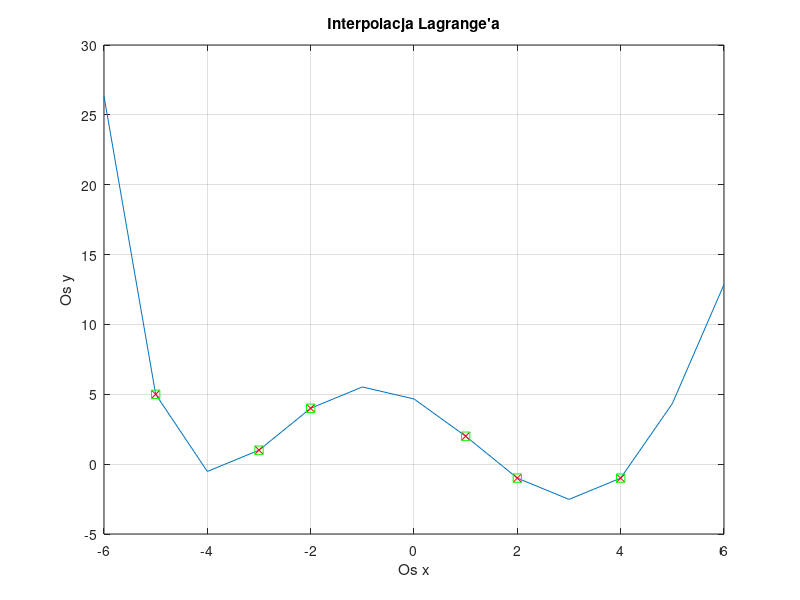

The MATLAB script that drew this image:
% Autor - Rafał Mastalerz
%Dane
w0=[-5,5];
w1=[-3,1];
w2=[1,2];
w3=[2,-1];
w4=[-2,4];
w5=[4,-1];

%Macierz wezlow
w = [w0;w1;w2;w3;w4;w5];

%Baza wielomianu Lagrange'a
fi = zeros(1,6);
fi(1)=(w(1,1)-w(2,1))*(w(1,1)-w(3,1))*(w(1,1)-w(4,1))*(w(1,1)-w(5,1))*(w(1,1)-w(6,1));
fi(2)=(w(2,1)-w(1,1))*(w(2,1)-w(3,1))*(w(2,1)-w(4,1))*(w(2,1)-w(5,1))*(w(2,1)-w(6,1));
fi(3)=(w(3,1)-w(2,1))*(w(3,1)-w(1,1))*(w(3,1)-w(4,1))*(w(3,1)-w(5,1))*(w(3,1)-w(6,1));
fi(4)=(w(4,1)-w(1,1))*(w(4,1)-w(2,1))*(w(4,1)-w(3,1))*(w(4,1)-w(5,1))*(w(4,1)-w(6,1));
fi(5)=(w(5,1)-w(1,1))*(w(5,1)-w(2,1))*(w(5,1)-w(3,1))*(w(5,1)-w(4,1))*(w(5,1)-w(6,1));
fi(6)=(w(6,1)-w(1,1))*(w(6,1)-w(2,1))*(w(6,1)-w(3,1))*(w(6,1)-w(4,1))*(w(6,1)-w(5,1));

%Wspolczynniki wielomianu Lagrange'a
a = zeros(1,6);
for i = 1:6
  a(i) = w(i,2) / fi(i);
endfor

% wzory na współczynniki:

% wspolczynnik przy potędze 5 = a
% wspolczynnik przy potędze 4 = -a(n+m+b+c+d)
% wspolczynnik przy potędze 3 = a(mn+m(b+c+d)+n(b+c+d)+bc+bd+cd)
% wspolczynnik przy potędze 2 = -a(mn(b+c+d)+n(bc+bd+cd)+m(bc+bd+cd)+bcd)
% wspolczynnik przy potędze 1 = a(mn(bc+bd+cd)+bcd(m+n))
% wspolczynnik przy potędze 0 = -a(mnbcd)

wsp = zeros(1,6);

wsp(1)=-a(1)*(w(2,1)*w(3,1)*w(4,1)*w(5,1)*w(6,1))-a(2)*(w(1,1)*w(3,1)*w(4,1)*w(5,1)*w(6,1))-a(3)*(w(2,1)*w(1,1)*w(4,1)*w(5,1)*w(6,1))-a(4)*(w(2,1)*w(3,1)*w(1,1)*w(5,1)*w(6,1))-a(5)*(w(2,1)*w(3,1)*w(4,1)*w(1,1)*w(6,1))-a(6)*(w(2,1)*w(3,1)*w(4,1)*w(5,1)*w(1,1));
wsp(2)=a(1)*(w(2,1)*w(3,1)*(w(4,1)*w(5,1)+w(4,1)*w(6,1)+w(5,1)*w(6,1))+w(4,1)*w(5,1)*w(6,1)*(w(2,1)+w(3,1)))+a(2)*(w(1,1)*w(3,1)*(w(4,1)*w(5,1)+w(4,1)*w(6,1)+w(5,1)*w(6,1))+w(4,1)*w(5,1)*w(6,1)*(w(1,1)+w(3,1)))+a(3)*(w(1,1)*w(2,1)*(w(4,1)*w(5,1)+w(4,1)*w(6,1)+w(5,1)*w(6,1))+w(4,1)*w(5,1)*w(6,1)*(w(1,1)+w(2,1)))+a(4)*(w(1,1)*w(2,1)*(w(3,1)*w(5,1)+w(3,1)*w(6,1)+w(5,1)*w(6,1))+w(3,1)*w(5,1)*w(6,1)*(w(1,1)+w(2,1)))+a(5)*(w(1,1)*w(2,1)*(w(3,1)*w(4,1)+w(3,1)*w(6,1)+w(4,1)*w(6,1))+w(3,1)*w(4,1)*w(6,1)*(w(1,1)+w(2,1)))+a(6)*(w(1,1)*w(2,1)*(w(3,1)*w(4,1)+w(3,1)*w(5,1)+w(4,1)*w(5,1))+w(3,1)*w(4,1)*w(5,1)*(w(1,1)+w(2,1)));
wsp(3)=-a(1)*(w(2,1)*w(3,1)*(w(4,1)+w(5,1)+w(6,1))+w(3,1)*(w(4,1)*w(5,1)+w(4,1)*w(6,1)+w(5,1)*w(6,1))+w(2,1)*(w(4,1)*w(5,1)+w(4,1)*w(6,1)+w(5,1)*w(6,1))+w(4,1)*w(5,1)*w(6,1))-a(2)*(w(1,1)*w(3,1)*(w(4,1)+w(5,1)+w(6,1))+w(3,1)*(w(4,1)*w(5,1)+w(4,1)*w(6,1)+w(5,1)*w(6,1))+w(1,1)*(w(4,1)*w(5,1)+w(4,1)*w(6,1)+w(5,1)*w(6,1))+w(4,1)*w(5,1)*w(6,1))-a(3)*(w(1,1)*w(2,1)*(w(4,1)+w(5,1)+w(6,1))+w(2,1)*(w(4,1)*w(5,1)+w(4,1)*w(6,1)+w(5,1)*w(6,1))+w(1,1)*(w(4,1)*w(5,1)+w(4,1)*w(6,1)+w(5,1)*w(6,1))+w(4,1)*w(5,1)*w(6,1))-a(4)*(w(1,1)*w(2,1)*(w(3,1)+w(5,1)+w(6,1))+w(2,1)*(w(3,1)*w(5,1)+w(3,1)*w(6,1)+w(5,1)*w(6,1))+w(1,1)*(w(3,1)*w(5,1)+w(3,1)*w(6,1)+w(5,1)*w(6,1))+w(3,1)*w(5,1)*w(6,1))-a(5)*(w(1,1)*w(2,1)*(w(3,1)+w(4,1)+w(6,1))+w(2,1)*(w(3,1)*w(4,1)+w(3,1)*w(6,1)+w(4,1)*w(6,1))+w(1,1)*(w(3,1)*w(4,1)+w(3,1)*w(6,1)+w(4,1)*w(6,1))+w(3,1)*w(4,1)*w(6,1))-a(6)*(w(1,1)*w(2,1)*(w(3,1)+w(4,1)+w(5,1))+w(2,1)*(w(3,1)*w(4,1)+w(3,1)*w(5,1)+w(4,1)*w(5,1))+w(1,1)*(w(3,1)*w(4,1)+w(3,1)*w(5,1)+w(4,1)*w(5,1))+w(3,1)*w(4,1)*w(5,1));
wsp(4)=a(1)*(w(2,1)*w(3,1)+w(2,1)*(w(4,1)+w(5,1)+w(6,1))+w(3,1)*(w(4,1)+w(5,1)+w(6,1))+w(4,1)*w(5,1)+w(4,1)*w(6,1)+w(5,1)*w(6,1))+a(2)*(w(1,1)*w(3,1)+w(1,1)*(w(4,1)+w(5,1)+w(6,1))+w(3,1)*(w(4,1)+w(5,1)+w(6,1))+w(4,1)*w(5,1)+w(4,1)*w(6,1)+w(5,1)*w(6,1))+a(3)*(w(1,1)*w(2,1)+w(1,1)*(w(4,1)+w(5,1)+w(6,1))+w(2,1)*(w(4,1)+w(5,1)+w(6,1))+w(4,1)*w(5,1)+w(4,1)*w(6,1)+w(5,1)*w(6,1))+a(4)*(w(1,1)*w(2,1)+w(1,1)*(w(3,1)+w(5,1)+w(6,1))+w(2,1)*(w(3,1)+w(5,1)+w(6,1))+w(3,1)*w(5,1)+w(3,1)*w(6,1)+w(5,1)*w(6,1))+a(5)*(w(1,1)*w(2,1)+w(1,1)*(w(3,1)+w(4,1)+w(6,1))+w(2,1)*(w(3,1)+w(4,1)+w(6,1))+w(3,1)*w(4,1)+w(3,1)*w(6,1)+w(4,1)*w(6,1))+a(6)*(w(1,1)*w(2,1)+w(1,1)*(w(3,1)+w(4,1)+w(5,1))+w(2,1)*(w(3,1)+w(4,1)+w(5,1))+w(3,1)*w(4,1)+w(3,1)*w(5,1)+w(4,1)*w(5,1));
wsp(5)=-a(1)*(w(2,1)+w(3,1)+w(4,1)+w(5,1)+w(6,1))-a(2)*(w(1,1)+w(3,1)+w(4,1)+w(5,1)+w(6,1))-a(3)*(w(1,1)+w(2,1)+w(4,1)+w(5,1)+w(6,1))-a(4)*(w(1,1)+w(2,1)+w(3,1)+w(5,1)+w(6,1))-a(5)*(w(1,1)+w(2,1)+w(3,1)+w(4,1)+w(6,1))-a(6)*(w(1,1)+w(2,1)+w(3,1)+w(4,1)+w(5,1));
wsp(6)=a(1)+a(2)+a(3)+a(4)+a(5)+a(6);

fprintf("W(x) =%f x^5 + %f x^4 + %f x^3 + %f x^2 + %f x + %f\n", wsp(6), wsp(5), wsp(4), wsp(3), wsp(2),wsp(1));

%Wykres na podstawie wzoru interpolacyjnego
x = [-6:1:6];
y = zeros(1,13);
for i=1:13
  fi(1) = (x(i)-w(2,1))*(x(i)-w(3,1))*(x(i)-w(4,1))*(x(i)-w(5,1))*(x(i)-w(6,1));
  fi(2) = (x(i)-w(1,1))*(x(i)-w(3,1))*(x(i)-w(4,1))*(x(i)-w(5,1))*(x(i)-w(6,1));
  fi(3) = (x(i)-w(1,1))*(x(i)-w(2,1))*(x(i)-w(4,1))*(x(i)-w(5,1))*(x(i)-w(6,1));
  fi(4) = (x(i)-w(1,1))*(x(i)-w(2,1))*(x(i)-w(3,1))*(x(i)-w(5,1))*(x(i)-w(6,1));
  fi(5) = (x(i)-w(1,1))*(x(i)-w(2,1))*(x(i)-w(3,1))*(x(i)-w(4,1))*(x(i)-w(6,1));
  fi(6) = (x(i)-w(1,1))*(x(i)-w(2,1))*(x(i)-w(3,1))*(x(i)-w(4,1))*(x(i)-w(5,1));
  y(i) = a(1)*fi(1) + a(2)*fi(2) + a(3)*fi(3) + a(4)*fi(4) + a(5)*fi(5) + a(6)*fi(6);
endfor
plot(x,y);
grid on;
hold on;

%Wykres punktow obliczonych ze wzoru ogolnego
vector_x=[w(1,1),w(2,1),w(3,1), w(4,1), w(5,1), w(6,1)];
vector_y=zeros(1,6);
for i=1:6
  for j=1:6
    vector_y(1,j) = vector_y(1,j)+wsp(i)*w(j,1)^(i-1);
  endfor
endfor
disp(vector_y);
plot(vector_x,vector_y,'rx'); %Czerwone krzyzyki

%Wykres wezlow otrzymany z podanych wspolrzednych punktow: w0, w1, w2, w3, w4, w5
for i=1:6
  plot(w(i,1),w(i,2),'--gs');
endfor
title("Interpolacja Lagrange'a");
ylabel("Os y");
xlabel("Os x");